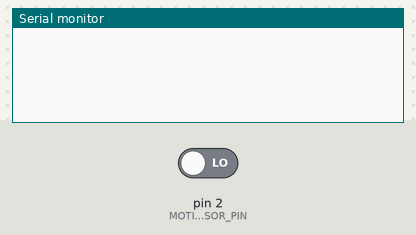
Bench run of a sketch on a simulated Arduino Uno, built with avr-gcc and run on an emulated ATmega328P. Shown: the last lines printed to the serial monitor. Inputs (shaded band) come from the test bench; at power-on: pin 2 (MOTION_SENSOR_PIN) LOW.

Above: at 1.2 s.
1.3 s: pin 2 (MOTION_SENSOR_PIN) driven HIGH
At 1.9 s:
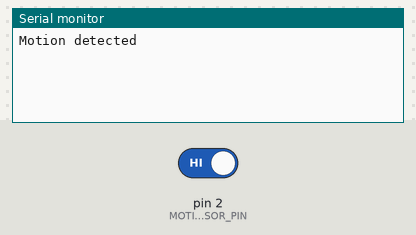
2.8 s: pin 2 (MOTION_SENSOR_PIN) driven LOW
At 4.3 s:
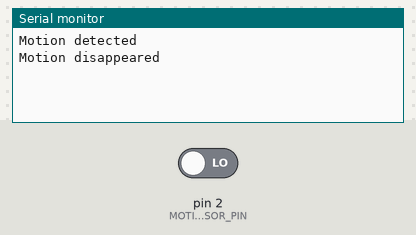

The sketch:

MotionSensor.ino
```cpp
#define MOTION_SENSOR_PIN 2

void setup() {

  pinMode(MOTION_SENSOR_PIN, INPUT);
  Serial.begin(115200);
}


bool currentMotionStatus = false;

void loop(){

  static bool isMotion = false;

  currentMotionStatus = digitalRead(MOTION_SENSOR_PIN);

  if (currentMotionStatus != isMotion) {
      motionStatusChanged(currentMotionStatus);
      isMotion = currentMotionStatus;
  }
}


void motionStatusChanged(bool isMotion) {

  switch (isMotion) {
    case true: Serial.println("Motion detected"); break;
    case false: Serial.println("Motion disappeared"); break;
  }
}
```

Measured:
- after the input at 1.3 s, the serial monitor: prints a new line at once (image 1)
- after the input at 2.8 s, the serial monitor: prints a new line at once (image 2)
